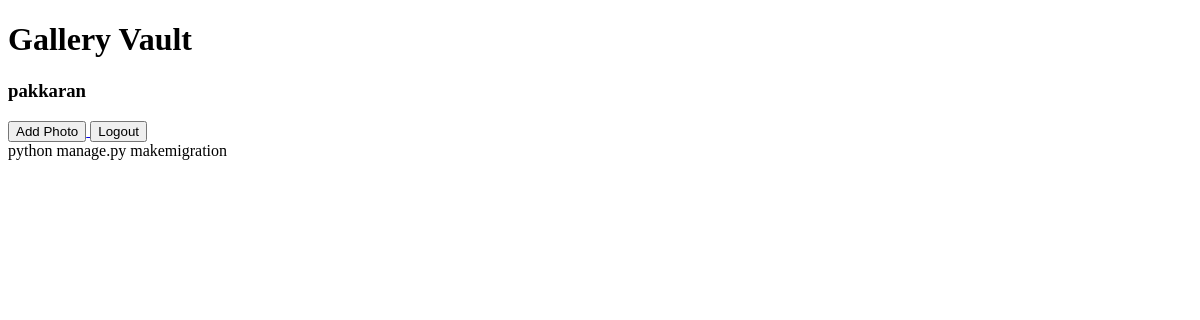
Before: / (signed in) with the older database file.
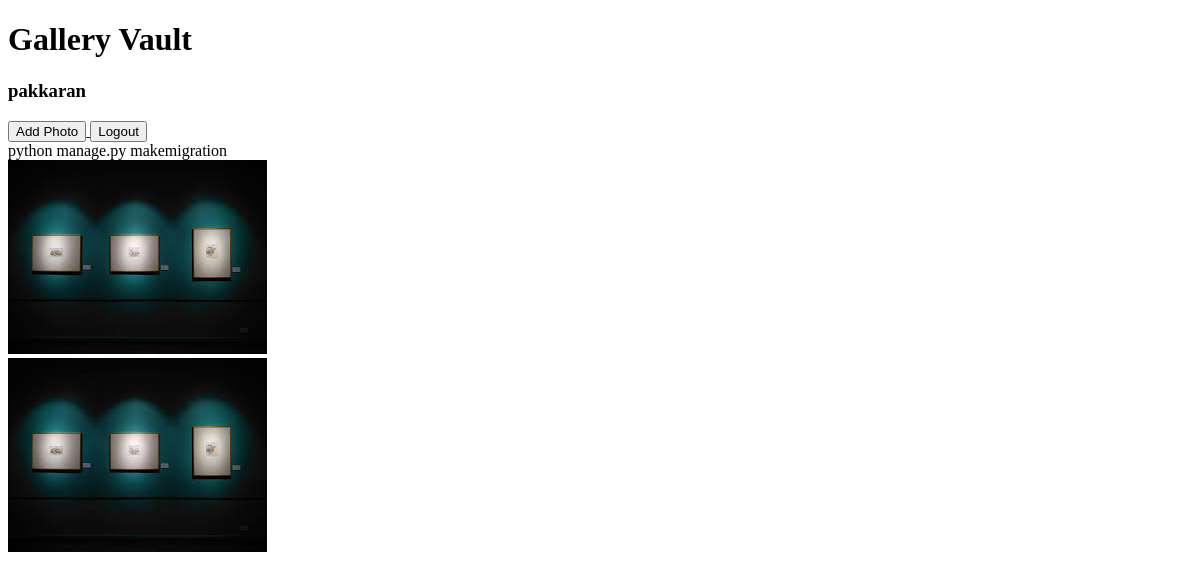
After: the same page with the newer database file.
### mainapp/models.py (models this page shows)
class Gallery(models.Model):
    feedimage=models.ImageField(upload_to='images/')
    User = models.ForeignKey(User, on_delete=models.CASCADE)

### mainapp/views.py (the view)
# urls.py: path('',views.index,name="index"),
def index(request):
    if request.user.is_authenticated:
        feeds = Gallery.objects.filter(User=request.user).order_by('-id')
        return render(request, "index.html", {"feeds": feeds})
    return redirect("signin")

### templates/index.html (shortened to what this page needs)
<!DOCTYPE html>
<html lang="en">
<head>
</head>
<body>
    <header class="main-header">
        <h1 class="header-title">Gallery Vault</h1>
        <div class="user-actions">
            <h3> {{ user.username }}</h3>
            <a href="{% url 'post' %}">
                <button class="btn add-photo-btn">Add Photo</button>
            </a>
            <a href="{% url 'logoutuser' %}">
                <button class="btn logout-btn">Logout</button>
            </a>
        </div>
    </header>
    <main class="gallery-container">python manage.py makemigration
        {% for feed in feeds %}
        <div class="image-card">
            <a href="{% url 'view_image' feed.pk %}">
                <img src="{{feed.feedimage.url }}" alt="User Image" class="image">
            </a>
        </div>
        {% endfor %}
    </main>
</body>
</html>

Changed rows visible on the page:
added Gallery: feedimage (picture)
added Gallery: feedimage (picture)
